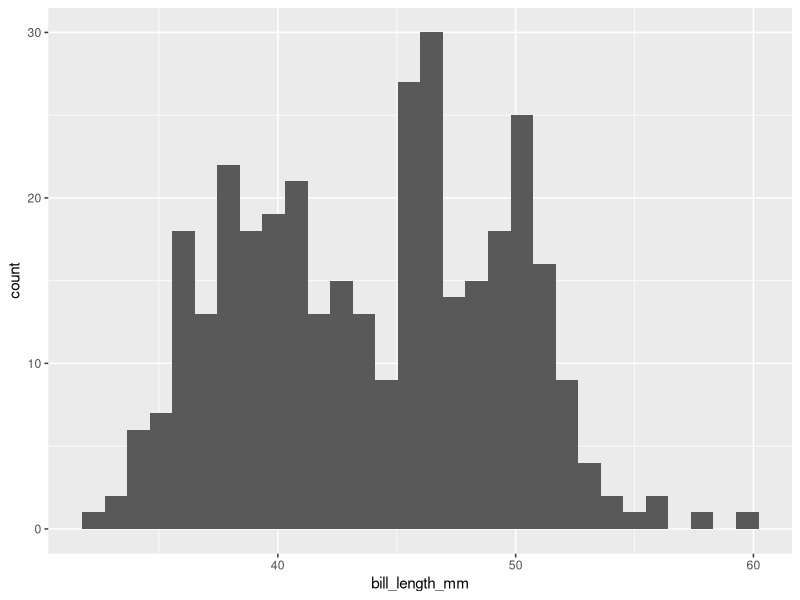
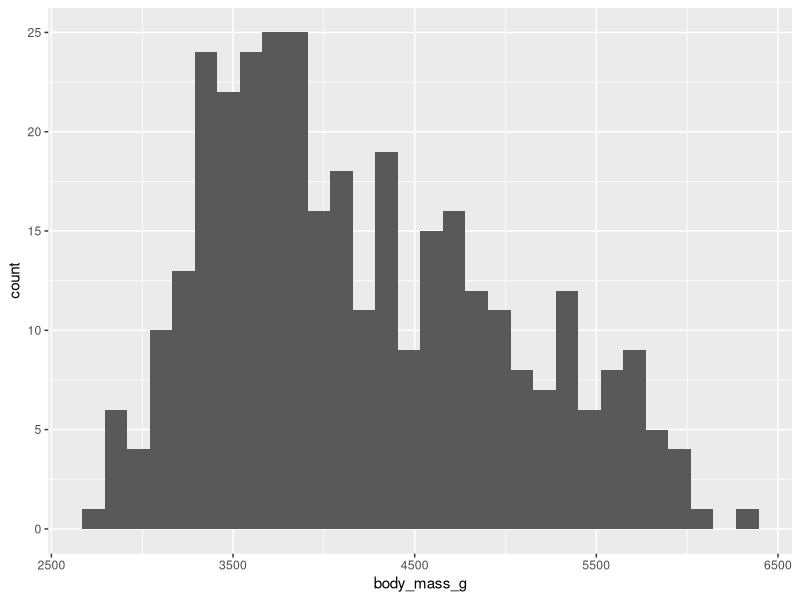
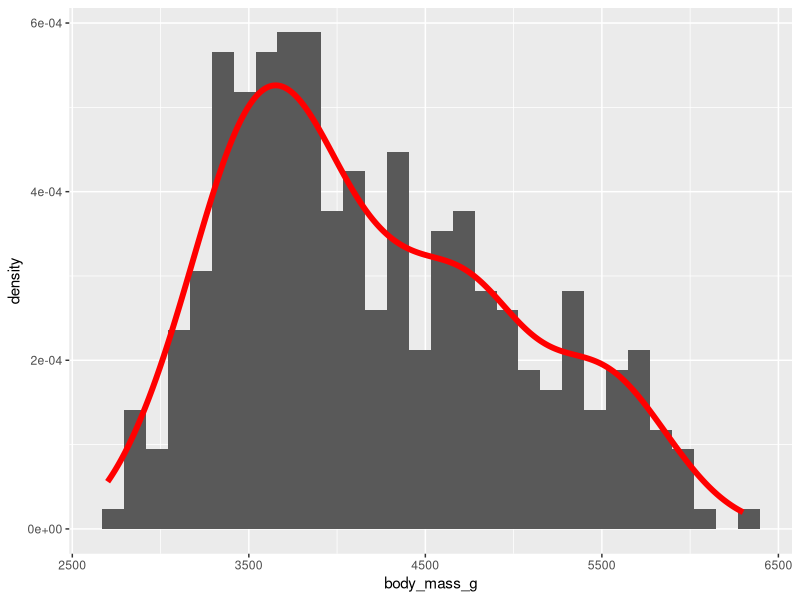
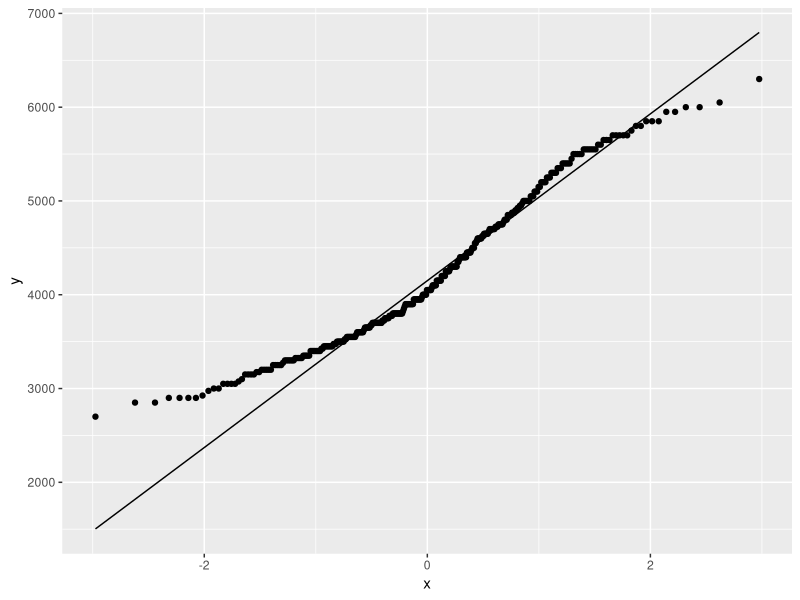
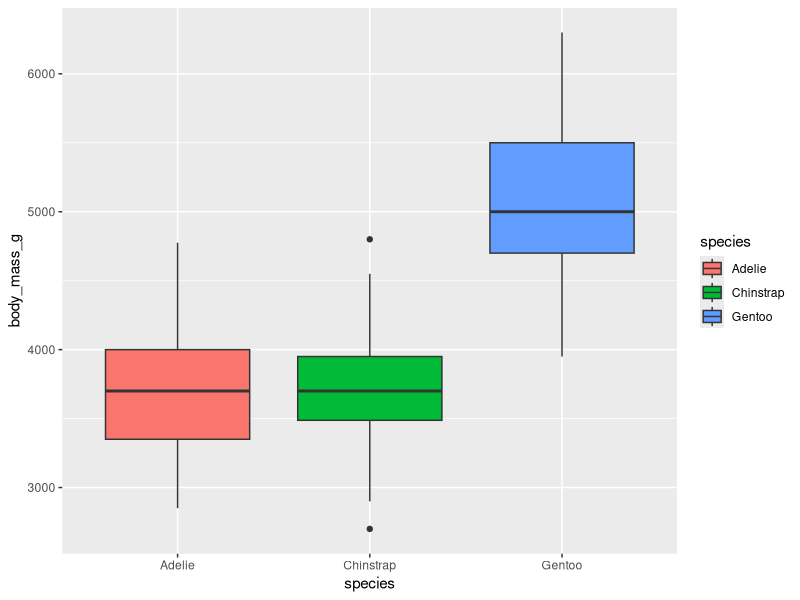
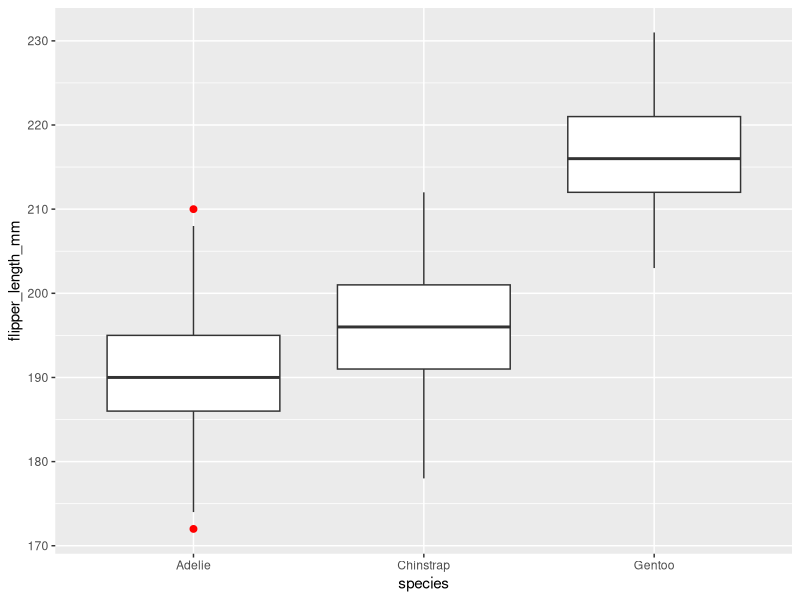
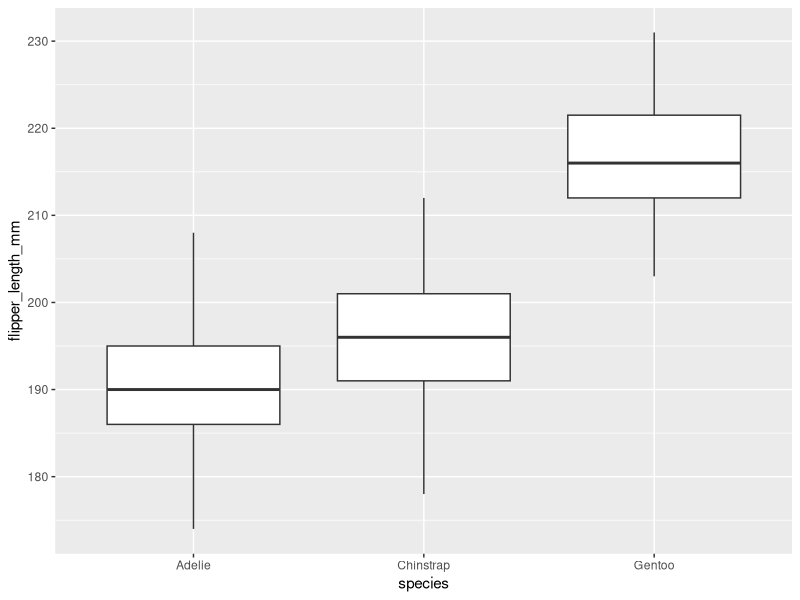

Write R code to recreate these figures, in order.
## ---- chunk 1
#| message: false
#| warning: false
#| paged-print: false
library(palmerpenguins)
library(tidyverse)
library(dplyr)
library(ggplot2)
library(car)
library(broom)
library(rstatix)
## ---- chunk 2
ggplot(data = penguins, aes(x = bill_length_mm)) +
  geom_histogram()
## ---- chunk 3
ggplot(data = penguins, aes(x = body_mass_g)) +
  geom_histogram()
## ---- chunk 4
#| message: false
#| warning: false
ggplot(data = penguins, aes(x = body_mass_g)) +
  geom_histogram(aes(y = after_stat(density))) +
  geom_density(color = "red", linewidth = 2)
## ---- chunk 5
#| message: false
#| warning: false
ggplot(data = penguins, aes(sample = body_mass_g)) +
  stat_qq() +
  stat_qq_line()
## ---- chunk 6
penguins %>%
  shapiro_test(body_mass_g)
## ---- chunk 7
#| message: false
#| warning: false
ggplot(data = penguins, aes(x = species, y = body_mass_g, fill = species)) +
  geom_boxplot() 
## ---- chunk 8
penguins %>%
  levene_test(body_mass_g ~ species) # formula should be Y (dependent variable) ~ X (predictor variable)
## ---- chunk 9
ggplot(data = penguins, aes(x = species, y = flipper_length_mm)) +
  geom_boxplot(outlier.size = 2, outlier.color = "red")
## ---- chunk 10
penguins %>%
  group_by(species) %>%
  drop_na() %>%
  mutate(q1 = quantile(flipper_length_mm, 0.25),
         q3 = quantile(flipper_length_mm, 0.75),
         iqr = q3 - q1,
         is_outlier = flipper_length_mm < (q1 - 1.5 * iqr) | 
                      flipper_length_mm > (q3 + 1.5 * iqr)) %>%
  filter(is_outlier) %>%
  select(species, island, sex, flipper_length_mm)
## ---- chunk 11
penguins %>%
  group_by(species) %>%
  drop_na() %>%
  mutate(q1 = quantile(flipper_length_mm, 0.25),
         q3 = quantile(flipper_length_mm, 0.75),
         iqr = q3 - q1,
         is_outlier = flipper_length_mm < (q1 - 1.5 * iqr) | 
           flipper_length_mm > (q3 + 1.5 * iqr)) %>%
  filter(!is_outlier) %>%
  ggplot(aes(x = species, y = flipper_length_mm)) +
  geom_boxplot()
